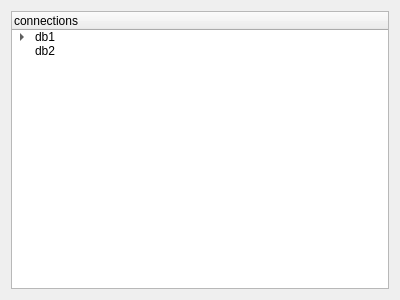
<?xml version="1.0" encoding="UTF-8"?>
<ui version="4.0">
 <class>DbTree</class>
 <widget class="QWidget" name="DbTree">
  <property name="geometry">
   <rect>
    <x>0</x>
    <y>0</y>
    <width>400</width>
    <height>300</height>
   </rect>
  </property>
  <property name="windowTitle">
   <string>Form</string>
  </property>
  <layout class="QVBoxLayout" name="verticalLayout">
   <item>
    <widget class="QTreeWidget" name="treeWidget">
     <column>
      <property name="text">
       <string>connections</string>
      </property>
     </column>
     <item>
      <property name="text">
       <string>db1</string>
      </property>
      <property name="icon">
       <iconset resource="icon_rc.qrc">
        <normaloff>:/resources/icon/database_server.png</normaloff>:/resources/icon/database_server.png</iconset>
      </property>
      <item>
       <property name="text">
        <string>index1</string>
       </property>
       <property name="icon">
        <iconset resource="icon_rc.qrc">
         <normaloff>:/resources/icon/collection.png</normaloff>:/resources/icon/collection.png</iconset>
       </property>
      </item>
      <item>
       <property name="text">
        <string>index2</string>
       </property>
       <property name="icon">
        <iconset resource="icon_rc.qrc">
         <normaloff>:/resources/icon/collection.png</normaloff>:/resources/icon/collection.png</iconset>
       </property>
      </item>
     </item>
     <item>
      <property name="text">
       <string>db2</string>
      </property>
      <property name="icon">
       <iconset resource="icon_rc.qrc">
        <normaloff>:/resources/icon/database_server.png</normaloff>:/resources/icon/database_server.png</iconset>
      </property>
     </item>
    </widget>
   </item>
  </layout>
 </widget>
 <resources>
  <include location="icon_rc.qrc"/>
 </resources>
 <connections/>
</ui>
